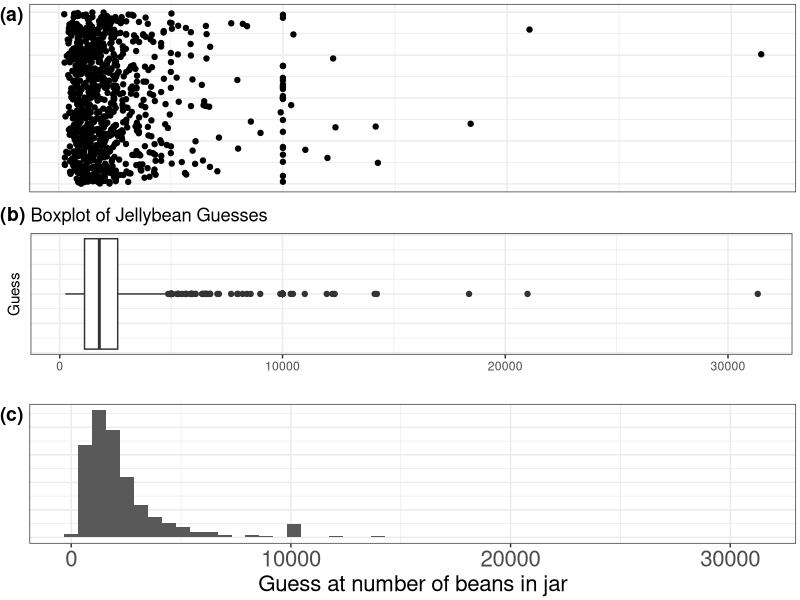
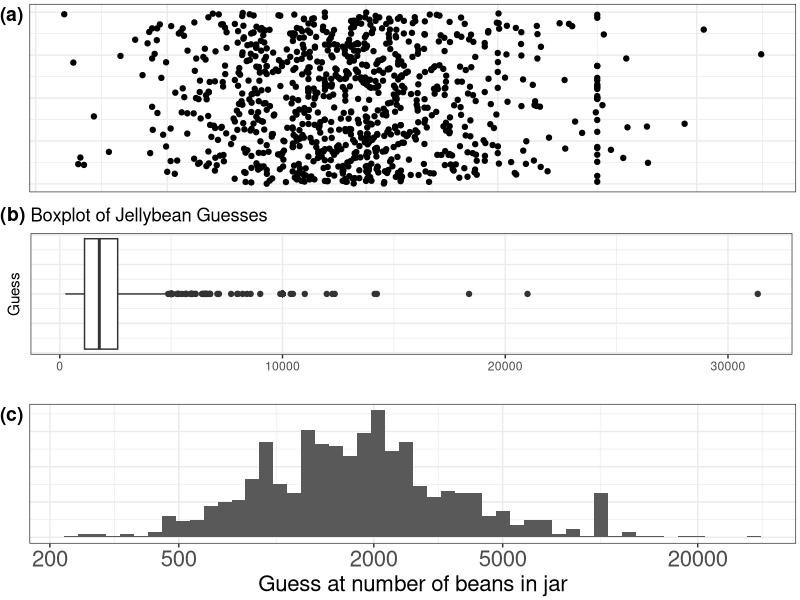
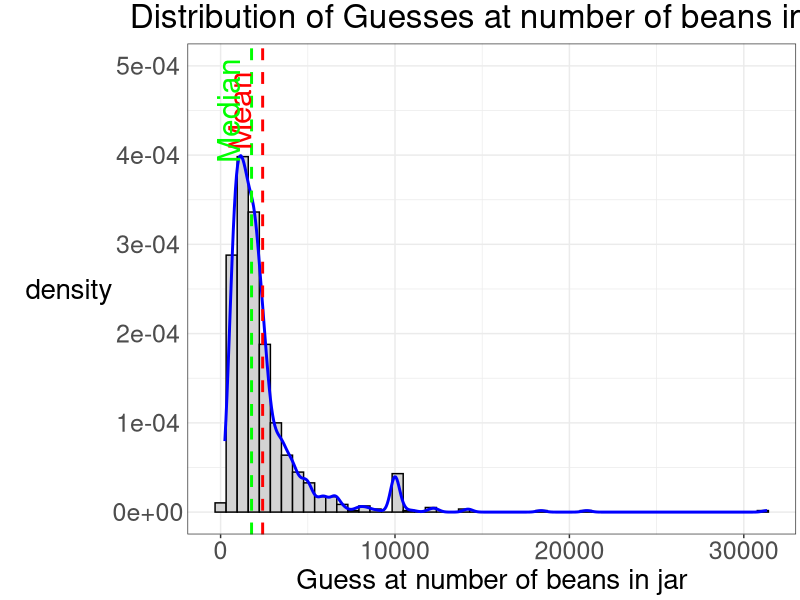

Generate these figures, in order, with R:
# Example and data are adapted from David Spiegelhalter's "The Art of Statistics"

# 将工作路径设置为现文件夹所在目录
setwd("D:/GitHub/DataAnalysisIntro(Public)/")

Guesses<-read.csv("Input/Lec2/02-1-bean-data-full-x.csv") # read in data
NGuesses <- nrow(Guesses)
summary(Guesses)
sd(Guesses$V1) # standard deviation of first column of data-frame

library(magrittr)
library(ggplot2)
library(ggpubr)


BlankXTheme <- theme(axis.title.x=element_blank(),
                     axis.text.x=element_blank(),
                     axis.ticks.x=element_blank())

BlankYTheme <- theme(axis.title.y=element_blank(),
                     axis.text.y=element_blank(),
                     axis.ticks.y=element_blank(),
                     plot.margin=unit(c(0.1,0.1,0.1,0.65),"cm")) # also give a little space for plot labelling

BiggerTicks <- theme(axis.text.x = element_text(size=16), axis.title.x = element_text(size=16))

AugmentedGuesses <- cbind(Guesses, runif(NGuesses), rep(1, NGuesses))
names(AugmentedGuesses) <- c("Guess", "Aug", "Group") # Aug is jittered plotting position

Strip <- ggplot(AugmentedGuesses, aes(x=Guess, y=Aug)) + geom_point() + labs(y="") + theme_bw() +
  BlankXTheme + BlankYTheme # scatter type plot

Box <- ggplot(AugmentedGuesses, aes(x=Group, y=Guess)) + geom_boxplot() + coord_flip() + theme_bw() + 
  labs(title="Boxplot of Jellybean Guesses", x="Guess", y="") + theme(axis.text.y=element_blank(), axis.ticks.y=element_blank()) # box and whisker type plot

Hist<- ggplot(AugmentedGuesses, aes(x=Guess)) + geom_histogram(bins=50) + theme_bw()  + BlankYTheme + BiggerTicks + labs(x="Guess at number of beans in jar", hjust=0.0) # histogram plot

p <- ggarrange(Strip, Box, Hist, ncol=1, nrow=3, 
               labels=c("(a)","(b)","(c)"), hjust=0.0) # arrange in grid with a,b,c labels for the plots, 

# 储存plot
ggsave("Output/Lec2/jellybean_plots.png", plot=p, width=10, height=10)


logbreaks <- c(200,500,2000,5000,20000)

Strip <- ggplot(AugmentedGuesses, aes(x=Guess, y=Aug)) + geom_point() + 
  scale_x_continuous(trans="log10", breaks=logbreaks) + 
  theme_bw() + BlankXTheme + BlankYTheme # scatter type plot

Hist<- ggplot(AugmentedGuesses, aes(x=Guess)) + geom_histogram(bins=50) + 
  scale_x_continuous(trans="log10", breaks=logbreaks) + 
  theme_bw() + BlankYTheme + BiggerTicks + labs(x="Guess at number of beans in jar") # histogram plot

p <- ggarrange(Strip, Box, Hist, ncol=1, nrow=3, 
               labels=c("(a)","(b)","(c)"), hjust=0.0) # arrange plots in grid with labels

ggsave("Output/Lec2/jellybean_plots_log.png", plot=p, width=10, height=10)


# 计算log10 transformation
TransGuesses <- log10(AugmentedGuesses$Guess)
mean(TransGuesses)
sd(TransGuesses)
median(TransGuesses)
IQR(TransGuesses)
range(TransGuesses)
median_q1q3(TransGuesses)

# 画出原数据分布曲线并标出mean median 和 IQR
Hist <- ggplot(AugmentedGuesses, aes(x=Guess)) + geom_histogram(bins=50, aes(y=..density..), fill="lightgrey", color="black") + 
  theme_bw() + BlankYTheme + BiggerTicks + labs(x="Guess at number of beans in jar") # histogram plot
Hist_plot <- Hist +
  geom_density(color="blue", size=1) +
  geom_vline(xintercept=mean(AugmentedGuesses$Guess), color="red", linetype="dashed", size=1) +
  geom_vline(xintercept=median(AugmentedGuesses$Guess), color="green", linetype="dashed", size=1) +
  annotate("text", x=mean(AugmentedGuesses$Guess), y=0.00045, label="Mean", color="red", size=8, angle=90, vjust=-0.5) +
  annotate("text", x=median(AugmentedGuesses$Guess), y=0.00045, label="Median", color="green", size=8, angle=90, vjust=-0.5) +
  ggtitle("Distribution of Guesses at number of beans in jar") + theme(plot.title=element_text(size=24, hjust=0.5), axis.title.x=element_text(size=20), axis.text.x=element_text(size=18), axis.title.y=element_text(size=20), axis.text.y=element_text(size=18)) +
  coord_cartesian(ylim=c(0, 0.0005))

ggsave("Output/Lec2/jellybean_hist_square.png", plot=Hist_plot, width=10, height=10)

